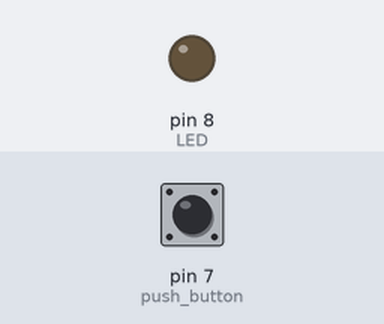
Simulated run of this sketch. Board: Arduino Uno, built with avr-gcc and run on an emulated ATmega328P. Shown: output pins drawn as LEDs (lit = HIGH). The test bench sets the inputs (shaded band); at power-on: pin 7 (push_button) HIGH.

Above: at 1.2 s.
1.3 s: pin 7 (push_button) pulled LOW for 0.15 s
At 1.37 s:
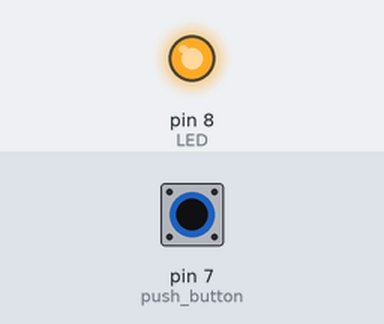
2.9 s: pin 7 (push_button) pulled LOW for 3.2 s
At 6.4 s:
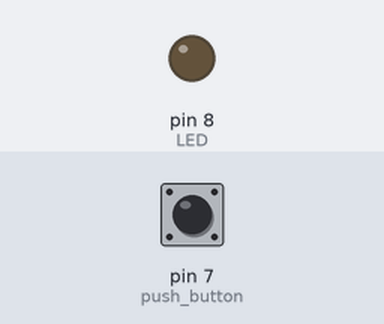
Timing chart, 0 to 7.9 s (numbered marks = the images above; inputs shaded):
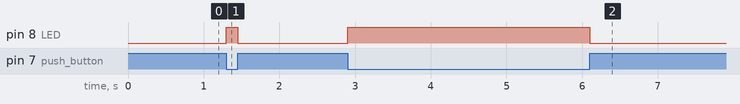

The sketch:

_to_operate_LED_by_push_button_with_internal_pull_up_resisto.ino
```cpp
// (licence header left out)
const int push_button=7; //Push buton is connected to pin 7
const int LED = 8; // LED is connected to pin 8

int button_state = 0; //Variable to store the bushbutton state

void setup()
{
  Serial.begin(9600);//Intiallize the serial connection
  pinMode(LED, OUTPUT); // Intiallize LED as output
  pinMode(push_button, INPUT_PULLUP); //Intiallize push button in input pull up mode
}

void loop()
{

  button_state = digitalRead(push_button);// Read the push button state

  if (button_state == 1) //Check the state is HIGH or LOW and operate LED accordingly
  {
     digitalWrite(LED, 0);// Turn off LED
  }
  else
  {
    digitalWrite(LED, 1); //Turn on LED
  }
}
```

Measured:
- after the input at 1.3 s, pin 8 (LED): LOW → HIGH at once, → LOW 0.15 s later
- after the input at 2.9 s, pin 8 (LED): LOW → HIGH at once, → LOW 3.2 s later
